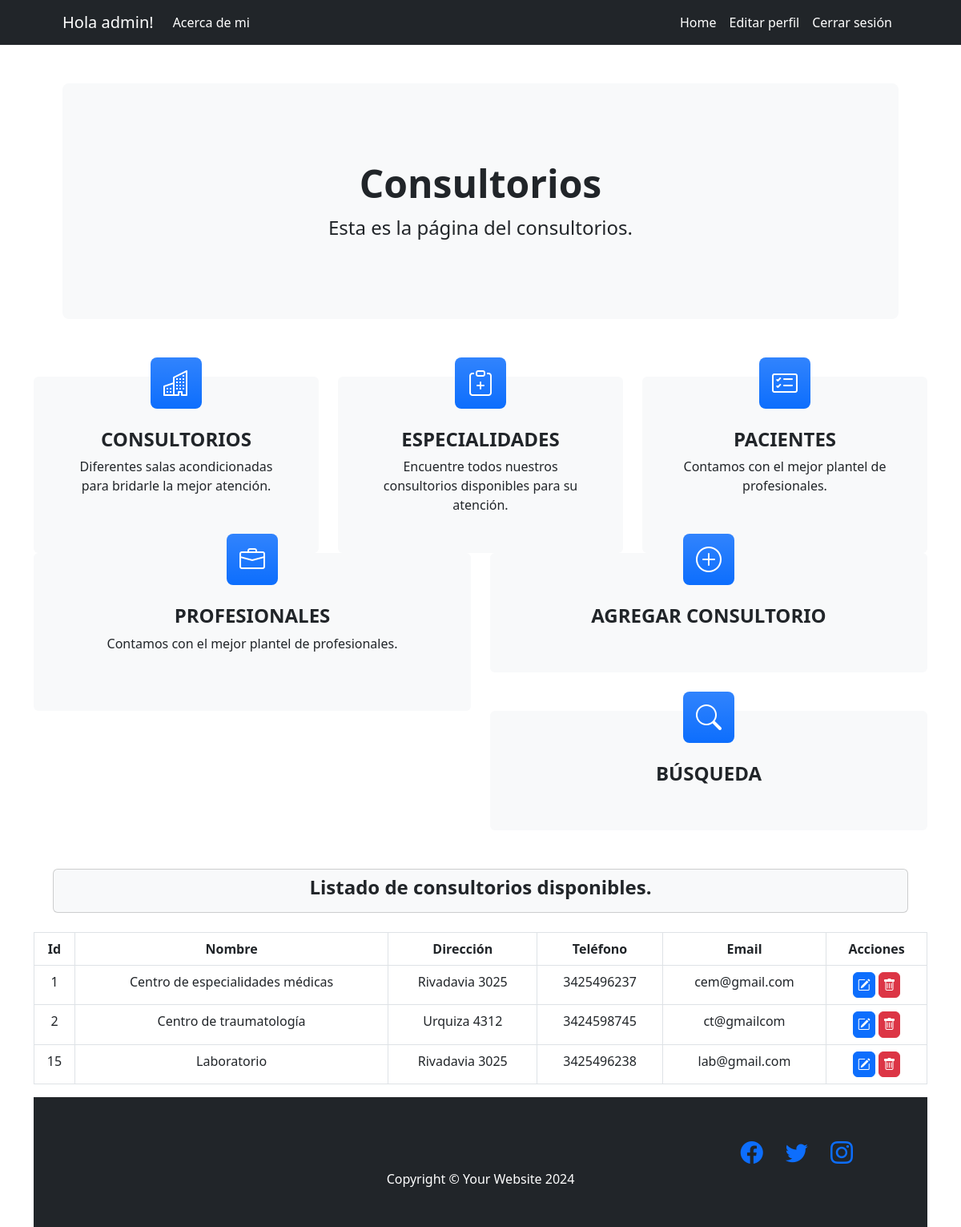
Page /aplicacion/consultorios/ (signed in) on the committed database.
### aplicacion/models.py (models this page shows, shortened)
class Consultorio(models.Model):
    nombre = models.CharField(max_length=50)
    direccion = models.CharField(max_length=50)
    telefono = models.IntegerField()
    email = models.EmailField()
    class Meta:
        ordering = ['nombre']

### aplicacion/views.py (the view)
# urls.py: path('consultorios/' , ConsultorioList.as_view() , name="consultorios"),
class ConsultorioList(LoginRequiredMixin, ListView):
    model = Consultorio

### aplicacion/templates/aplicacion/consultorio_list.html
{% extends 'aplicacion/1home.html' %}
{% block titulo %}
    <h1 class="display-5 fw-bold">Consultorios</h1>
    <p class="fs-4">Esta es la página del consultorios.</p>
{% endblock titulo %}
{% block formulario %}
<div class="col-lg-6 col-xxl-4 mb-5">
    <div class="card bg-light border-0 h-100">
        <div class="card-body text-center p-4 p-lg-5 pt-0 pt-lg-0">
            <a class="navbar-brand" href="{% url 'consultorio_create' %}"><div class="feature bg-primary bg-gradient text-white rounded-3 mb-4 mt-n4"><i class="bi bi-plus-circle"></i></div></a>
            <h2 class="fs-4 fw-bold"><a class="navbar-brand" href="{% url 'consultorio_create' %}">AGREGAR CONSULTORIO</a></h2>
        </div>
    </div>
</div>
<div class="col-lg-6 col-xxl-4 mb-5">
</div>
<div class="col-lg-6 col-xxl-4 mb-5">
    <div class="card bg-light border-0 h-100">
        <div class="card-body text-center p-4 p-lg-5 pt-0 pt-lg-0">
            <a class="navbar-brand" href="{% url 'buscar' %}"><div class="feature bg-primary bg-gradient text-white rounded-3 mb-4 mt-n4"><i class="bi bi-search"></i></div></a>
            <h2 class="fs-4 fw-bold"><a class="navbar-brand" href="{% url 'buscar' %}">BÚSQUEDA</a></h2>
        </div>
    </div>
</div>
{% endblock formulario %}
{% block contenido %}
<div class="p-4 p-lg-4 pt-0 pt-lg-0">
    <div class="card bg-light border-1 h-100">
        <div class="card-body text-center p-0 p-lg-2 pt-0 pt-lg-2">
            <h2 class="fs-4 fw-bold"><a class="navbar-brand">Listado de consultorios disponibles.</a></h2>
        </div>
    </div>
</div>
    <table class="table table-bordered">
        <thead>
            <tr>
                <th>Id</th>
                <th>Nombre</th>
                <th>Dirección</th>
                <th>Teléfono</th>
                <th>Email</th>
                <th>Acciones</th>
            </tr>
        </thead>
        <tbody>
    {% for c in consultorio_list %}
            <tr>
                <td>{{ c.id }}</td>
                <td>{{ c.nombre }}</td>
                <td>{{ c.direccion }}</td>
                <td>{{ c.telefono }}</td>
                <td>{{ c.email }}</td>
                <td>
                    <a
                    href="{% url 'consultorio_update' c.id %}"
                    class="btn btn-primary"
                    style="--bs-btn-padding-y: .2rem; --bs-btn-padding-x: .3rem; --bs-btn-font-size: 1rem;"
                    ><i class="bi bi-pencil-square"></i>
                    </a>
                    <a
                    href="{% url 'consultorio_delete' c.id %}"
                    class="btn btn-danger"
                    style="--bs-btn-padding-y: .2rem; --bs-btn-padding-x: .3rem; --bs-btn-font-size: 1rem;"
                    ><i class="bi bi-trash"></i>
                    </a>
                </td>
            </tr>
    {% endfor %}
        </tbody>
    </table>
{% endblock contenido %}

### aplicacion/templates/aplicacion/1home.html (shortened to what this page needs)
<!DOCTYPE html>
<html lang="en">
    <head>
        {% load static%}
        <link href="https://cdn.jsdelivr.net/npm/bootstrap-icons@1.4.1/font/bootstrap-icons.css" rel="stylesheet" />
        <link href="{% static 'css/styles.css' %}" rel="stylesheet" />
    </head>
    <body>
        <nav class="navbar navbar-expand-lg navbar-dark bg-dark">
            <div class="container px-lg-5">
                {% if user.is_authenticated %}
                    <a class="navbar-brand">Hola {{user.username}}!</a>
                    <ul class="navbar-nav ms-auto mb-2 mb-lg-0">
                        <li class="nav-item"><a class="nav-link active text-white" aria-current="page" href="{% url 'acerca_de_mi' %}">Acerca de mi</a></li>
                    </ul>
                {% endif %}
                <div class="collapse navbar-collapse" id="navbarSupportedContent">
                    {% if user.is_authenticated %}
                    <ul class="navbar-nav ms-auto mb-2 mb-lg-0">
                        <li class="nav-item"><a class="nav-link active" aria-current="page" href="{% url '1home' %}">Home</a></li>
                        <li class="nav-item"><a class="nav-link active" aria-current="page" href="{% url 'editar_perfil' %}">Editar perfil</a></li>
                        <li class="nav-item"><a class="nav-link active" aria-current="page" href="{% url 'logout' %}">Cerrar sesión</a></li>
                    </ul>
                    {% endif %}
                </div>
            </div>
        </nav>
        <header class="py-5">
            <div class="container px-lg-5">
                <div class="p-4 p-lg-5 bg-light rounded-3 text-center">
                    <div class="m-4 m-lg-5">
                        {% block titulo %}{% endblock titulo %}
                    </div>
                </div>
            </div>
        </header>
    {% if user.is_authenticated %}
        {% block busqueda %}
        <section class="pt-4">
            <div class="container text-center">
                <div class="row">
                    <div class="col">
                        <div class="card bg-light border-0 h-100">
                            <div class="card-body text-center p-4 p-lg-5 pt-0 pt-lg-0">
                                <a class="navbar-brand" href="{% url 'consultorios' %}"><div class="feature bg-primary bg-gradient text-white rounded-3 mb-4 mt-n4"><i class="bi bi-building"></i></div></a>
                                <h2 class="fs-4 fw-bold"><a class="navbar-brand" href="{% url 'consultorios' %}">CONSULTORIOS</a></h2>
                                <p class="mb-0">Diferentes salas acondicionadas para bridarle la mejor atención.</p>
                            </div>
                        </div>
                    </div>
                    <div class="col">
                        <div class="card bg-light border-0 h-100">
                            <div class="card-body text-center p-4 p-lg-5 pt-0 pt-lg-0">
                                <a class="navbar-brand" href="{% url 'especialidades' %}"><div class="feature bg-primary bg-gradient text-white rounded-3 mb-4 mt-n4"><i class="bi bi-clipboard-plus"></i></div></a>
                                <h2 class="fs-4 fw-bold"><a class="navbar-brand" href="{% url 'especialidades' %}">ESPECIALIDADES</a></h2>
                                <p class="mb-0">Encuentre todos nuestros consultorios disponibles para su atención.</p>
                            </div>
                        </div>
                    </div>
                    <div class="col">
                        <div class="card bg-light border-0 h-100">
                            <div class="card-body text-center p-4 p-lg-5 pt-0 pt-lg-0">
                                <a class="navbar-brand" href="{% url 'pacientes' %}"><div class="feature bg-primary bg-gradient text-white rounded-3 mb-4 mt-n4"><i class="bi bi-card-checklist"></i></div></a>
                                <h2 class="fs-4 fw-bold"><a class="navbar-brand" href="{% url 'pacientes' %}">PACIENTES</a></h2>
                                <p class="mb-0">Contamos con el mejor plantel de profesionales.</p>
                            </div>
                        </div>
                    </div>
                    <div class="col">
                        <div class="card bg-light border-0 h-100">
                            <div class="card-body text-center p-4 p-lg-5 pt-0 pt-lg-0">
                                <a class="navbar-brand" href="{% url 'profesionales' %}"><div class="feature bg-primary bg-gradient text-white rounded-3 mb-4 mt-n4"><i class="bi bi-briefcase"></i></div></a>
                                <h2 class="fs-4 fw-bold"><a class="navbar-brand" href="{% url 'profesionales' %}">PROFESIONALES</a></h2>
                                <p class="mb-0">Contamos con el mejor plantel de profesionales.</p>
                            </div>
                        </div>
                    </div>
                    {% block formulario %}
                    {% endblock formulario %}
            </div>
        {% endblock busqueda %}
        {% block contenido %}{% endblock contenido %}
    {% endif %}
        <footer class="py-5 bg-dark">
            <div class="col-lg-11 h-100 text-center text-lg-end my-auto">
                <ul class="list-inline mb-0">
                    <li class="list-inline-item me-4">
                        <a href="{% url '1home' %}"><i class="bi-facebook fs-3"></i></a>
                    </li>
                    <li class="list-inline-item me-4">
                        <a href="{% url '1home' %}"><i class="bi-twitter fs-3"></i></a>
                    </li>
                    <li class="list-inline-item">
                        <a href="{% url '1home' %}"><i class="bi-instagram fs-3"></i></a>
                    </li>
                </ul>
            </div>
            <div class="container"><p class="m-0 text-center text-white">Copyright &copy; Your Website 2024</p></div>
        </footer>
    </body>
</html>

### rows in the picture
Consultorio: id "1", nombre "Centro de especialidades médicas", direccion "Rivadavia 3025", telefono "3425496237", email "cem@gmail.com"
Consultorio: id "2", nombre "Centro de traumatología", direccion "Urquiza 4312", telefono "3424598745", email "ct@gmailcom"
Consultorio: id "15", nombre "Laboratorio", direccion "Rivadavia 3025", telefono "3425496238", email "lab@gmail.com"

### other values in the picture
{{ user.username }} "admin"
